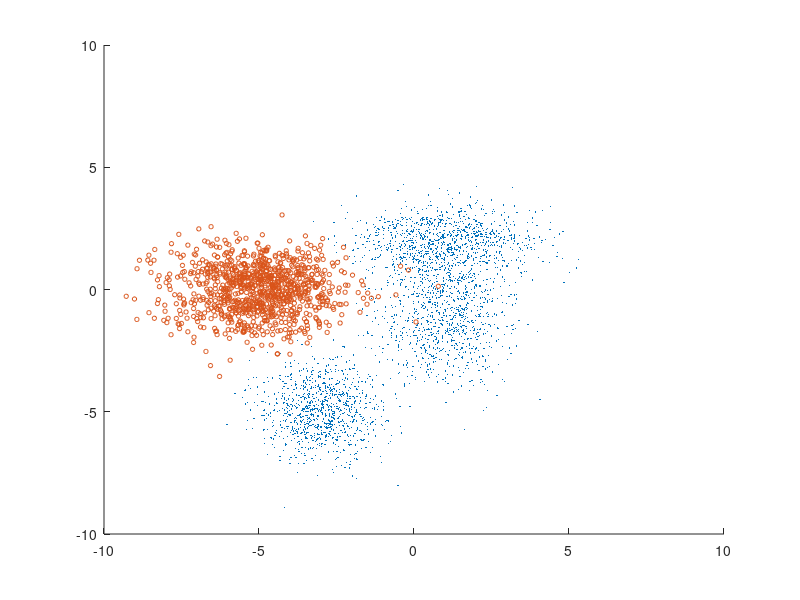

MATLAB code to generate this figure: (Note: this script raises an error after producing the figure.)
%% Data setup
clear all
close all

load toy_2d;
train_features = [pos_feat; neg_feat];
train_features = [train_features, ones(size(train_features,1),1)];
train_labels = [ones(size(pos_feat,1),1); -ones(size(neg_feat,1),1)];

% ************************************************************************
% object = 'car';
% dataset = 'PASCAL2007';
% featureFolder = '../borrow_semisup/';   % folder for the feature file
% datasetMetaFolder = '../borrow_semisup/'; % folder for the dataset meta-data file
% addpath('libsvm-3.12/matlab/');
% addpath('../borrow_semisup/liblinear-1.8/matlab/');
% datasetMetaFile = fullfile(datasetMetaFolder, [dataset, '_meta.mat']);
% % featureFile = fullfile(featureFolder, [dataset, '_llc_2f_' object '.mat']);
% featureFile = 'toy_pascal.mat';
% 
% load(featureFile);
% 
% train_features = [train_features, ones(size(train_features,1),1)];
% test_features = [test_features, ones(size(test_features,1),1)];
% 
% train_labels = train_labels';

%% Parameter setup
C_p = [1000];   % Insert more values for parameter tuning
C_b = [1];
C_svdd = [1];

cnt = 0;
for i = 1 : numel(C_p)
    for j = 1 : numel(C_b)
        for k = 1 : numel(C_svdd)
            cnt = cnt + 1;
            opts{cnt}.C_p = C_p(i);
            opts{cnt}.C_b = C_b(j);
            opts{cnt}.C_svdd = C_svdd(k);
        end
    end
end

org_w = cell(cnt,1);
ball_w = cell(cnt,1);
figure(1);
scatter(neg_feat(:,1),neg_feat(:,2),10,'.');
hold on;
scatter(pos_feat(:,1),pos_feat(:,2),10,'r.');
for i = 1 : cnt
%     ball_w{i} = ball_svm(train_labels, train_features, opts{cnt});
    model = train(double(train_labels), sparse(train_features), ['-s 0 -c ' num2str(opts{i}.C_p) ' -q 1']);
    org_w{i} = model.w';
    px = -8:0.01:5;
    py = -(org_w{i}(1) * px + org_w{i}(3))/org_w{i}(2);
    plot(px, py, '-m', 'LineWidth', 2);
    hold on;
%     org_dec_val{i} = test_features * org_w{i};
%     org_ap(i) = myAP(org_dec_val{i}, test_labels',1);
end